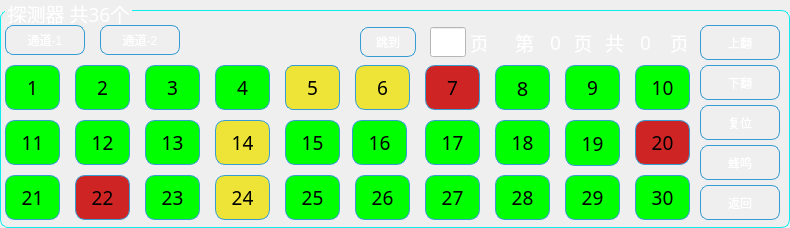
  <widget class="QGroupBox" name="groupBox_moudel">
   <property name="geometry">
    <rect>
     <x>5</x>
     <y>250</y>
     <width>790</width>
     <height>228</height>
    </rect>
   </property>
   <property name="font">
    <font>
     <family>文泉驿等宽微米黑</family>
     <pointsize>14</pointsize>
     <weight>50</weight>
     <italic>false</italic>
     <bold>false</bold>
    </font>
   </property>
   <property name="focusPolicy">
    <enum>Qt::NoFocus</enum>
   </property>
   <property name="styleSheet">
    <string notr="true">QGroupBox{
color:white;
font: 14pt &quot;文泉驿等宽微米黑&quot;;
border: 1px solid rgb(14, 237, 237);;
border-radius:8px;
margin-top:10px;
}
QGroupBox:title{
subcontrol-origin: margin;
left: 5px;
}
QToolButton{
font: 14pt &quot;文泉驿等宽微米黑&quot;;
border:1px solid;
border-radius:8px;
color: white;
border-color: rgb(53, 156, 212);

}
QToolButton:pressed{
font: 13pt &quot;文泉驿等宽微米黑&quot;;
background-color:rgb(85, 170, 255);
}

QLabel{
color: white;
}</string>
   </property>
   <property name="title">
    <string>探测器 共36个</string>
   </property>
   <widget class="QPushButton" name="pBtn_1">
    <property name="enabled">
     <bool>true</bool>
    </property>
    <property name="geometry">
     <rect>
      <x>5</x>
      <y>65</y>
      <width>55</width>
      <height>45</height>
     </rect>
    </property>
    <property name="font">
     <font>
      <family>文泉驿等宽微米黑</family>
      <pointsize>14</pointsize>
      <weight>50</weight>
      <italic>false</italic>
      <bold>false</bold>
     </font>
    </property>
    <property name="focusPolicy">
     <enum>Qt::NoFocus</enum>
    </property>
    <property name="layoutDirection">
     <enum>Qt::LeftToRight</enum>
    </property>
    <property name="styleSheet">
     <string notr="true">border:1px solid;
background-color: rgb(0, 255, 0);
border-radius:10px;
border-color: rgb(53, 156, 212);
color: rgb(0, 0, 0);</string>
    </property>
    <property name="text">
     <string>1</string>
    </property>
   </widget>
   <widget class="QPushButton" name="pBtn_2">
    <property name="geometry">
     <rect>
      <x>75</x>
      <y>65</y>
      <width>55</width>
      <height>45</height>
     </rect>
    </property>
    <property name="font">
     <font>
      <family>文泉驿等宽微米黑</family>
      <pointsize>14</pointsize>
      <weight>50</weight>
      <italic>false</italic>
      <bold>false</bold>
     </font>
    </property>
    <property name="focusPolicy">
     <enum>Qt::NoFocus</enum>
    </property>
    <property name="styleSheet">
     <string notr="true">border:1px solid;
background-color: rgb(28, 238, 75);
background-color: rgb(0, 255, 0);
border-radius:10px;
border-color: rgb(53, 156, 212);
color: rgb(0, 0, 0);</string>
    </property>
    <property name="text">
     <string>2</string>
    </property>
   </widget>
   <widget class="QPushButton" name="pBtn_3">
    <property name="geometry">
     <rect>
      <x>145</x>
      <y>65</y>
      <width>55</width>
      <height>45</height>
     </rect>
    </property>
    <property name="font">
     <font>
      <family>文泉驿等宽微米黑</family>
      <pointsize>14</pointsize>
      <weight>50</weight>
      <italic>false</italic>
      <bold>false</bold>
     </font>
    </property>
    <property name="focusPolicy">
     <enum>Qt::NoFocus</enum>
    </property>
    <property name="styleSheet">
     <string notr="true">border:1px solid;
background-color: rgb(28, 238, 75);
background-color: rgb(0, 255, 0);
border-radius:10px;
border-color: rgb(53, 156, 212);
color: rgb(0, 0, 0);</string>
    </property>
    <property name="text">
     <string>3</string>
    </property>
   </widget>
   <widget class="QPushButton" name="pBtn_4">
    <property name="geometry">
     <rect>
      <x>215</x>
      <y>65</y>
      <width>55</width>
      <height>45</height>
     </rect>
    </property>
    <property name="font">
     <font>
      <family>文泉驿等宽微米黑</family>
      <pointsize>14</pointsize>
      <weight>50</weight>
      <italic>false</italic>
      <bold>false</bold>
     </font>
    </property>
    <property name="focusPolicy">
     <enum>Qt::ClickFocus</enum>
    </property>
    <property name="styleSheet">
     <string notr="true">QPushButton{
border:1px solid;
background-color: rgb(28, 238, 75);
background-color: rgb(0, 255, 0);
border-radius:10px;
border-color: rgb(53, 156, 212);
color: rgb(0, 0, 0);
}
QPushButton:focus{
border:1px solid;
background-color: rgb(28, 238, 75);
background-color: rgb(0, 255, 0);
border-radius:10px;
border-color: rgb(53, 156, 212);
color: rgb(255, 255, 255);
}
</string>
    </property>
    <property name="text">
     <string>4</string>
    </property>
   </widget>
   <widget class="QPushButton" name="pBtn_5">
    <property name="geometry">
     <rect>
      <x>285</x>
      <y>65</y>
      <width>55</width>
      <height>45</height>
     </rect>
    </property>
    <property name="font">
     <font>
      <family>文泉驿等宽微米黑</family>
      <pointsize>14</pointsize>
      <weight>50</weight>
      <italic>false</italic>
      <bold>false</bold>
     </font>
    </property>
    <property name="focusPolicy">
     <enum>Qt::NoFocus</enum>
    </property>
    <property name="styleSheet">
     <string notr="true">border:1px solid;
background-color: rgb(238, 228, 55);
border-radius:8px;
border-color: rgb(53, 156, 212);
color: rgb(0, 0, 0);</string>
    </property>
    <property name="text">
     <string>5</string>
    </property>
   </widget>
   <widget class="QPushButton" name="pBtn_7">
    <property name="geometry">
     <rect>
      <x>425</x>
      <y>65</y>
      <width>55</width>
      <height>45</height>
     </rect>
    </property>
    <property name="font">
     <font>
      <family>文泉驿等宽微米黑</family>
      <pointsize>14</pointsize>
      <weight>50</weight>
      <italic>false</italic>
      <bold>false</bold>
     </font>
    </property>
    <property name="focusPolicy">
     <enum>Qt::NoFocus</enum>
    </property>
    <property name="styleSheet">
     <string notr="true">border:1px solid;
background-color: rgb(207, 36, 36);
border-radius:10px;
border-color: rgb(53, 156, 212);
color: rgb(0, 0, 0);</string>
    </property>
    <property name="text">
     <string>7</string>
    </property>
   </widget>
   <widget class="QPushButton" name="pBtn_8">
    <property name="geometry">
     <rect>
      <x>495</x>
      <y>65</y>
      <width>55</width>
      <height>45</height>
     </rect>
    </property>
    <property name="font">
     <font>
      <family>文泉驿等宽微米黑</family>
      <pointsize>15</pointsize>
      <weight>50</weight>
      <italic>false</italic>
      <bold>false</bold>
     </font>
    </property>
    <property name="focusPolicy">
     <enum>Qt::NoFocus</enum>
    </property>
    <property name="styleSheet">
     <string notr="true">border:1px solid;
background-color: rgb(28, 238, 75);
background-color: rgb(0, 255, 0);
border-radius:10px;
border-color: rgb(53, 156, 212);
color: rgb(0, 0, 0);
font: 15pt &quot;文泉驿等宽微米黑&quot;;</string>
    </property>
    <property name="text">
     <string>8</string>
    </property>
   </widget>
   <widget class="QPushButton" name="pBtn_6">
    <property name="geometry">
     <rect>
      <x>355</x>
      <y>65</y>
      <width>55</width>
      <height>45</height>
     </rect>
    </property>
    <property name="font">
     <font>
      <family>文泉驿等宽微米黑</family>
      <pointsize>14</pointsize>
      <weight>50</weight>
      <italic>false</italic>
      <bold>false</bold>
     </font>
    </property>
    <property name="focusPolicy">
     <enum>Qt::NoFocus</enum>
    </property>
    <property name="styleSheet">
     <string notr="true">border:1px solid;
background-color: rgb(238, 228, 55);
border-radius:10px;
border-color: rgb(53, 156, 212);
color: rgb(0, 0, 0);</string>
    </property>
    <property name="text">
     <string>6</string>
    </property>
   </widget>
   <widget class="QPushButton" name="pBtn_9">
    <property name="geometry">
     <rect>
      <x>565</x>
      <y>65</y>
      <width>55</width>
      <height>45</height>
     </rect>
    </property>
    <property name="font">
     <font>
      <family>文泉驿等宽微米黑</family>
      <pointsize>14</pointsize>
      <weight>50</weight>
      <italic>false</italic>
      <bold>false</bold>
     </font>
    </property>
    <property name="focusPolicy">
     <enum>Qt::NoFocus</enum>
    </property>
    <property name="styleSheet">
     <string notr="true">border:1px solid;
background-color: rgb(28, 238, 75);
background-color: rgb(0, 255, 0);
border-radius:10px;
border-color: rgb(53, 156, 212);
color: rgb(0, 0, 0);</string>
    </property>
    <property name="text">
     <string>9</string>
    </property>
   </widget>
   <widget class="QPushButton" name="pBtn_10">
    <property name="geometry">
     <rect>
      <x>635</x>
      <y>65</y>
      <width>55</width>
      <height>45</height>
     </rect>
    </property>
    <property name="font">
     <font>
      <family>文泉驿等宽微米黑</family>
      <pointsize>14</pointsize>
      <weight>50</weight>
      <italic>false</italic>
      <bold>false</bold>
     </font>
    </property>
    <property name="focusPolicy">
     <enum>Qt::NoFocus</enum>
    </property>
    <property name="styleSheet">
     <string notr="true">border:1px solid;
background-color: rgb(28, 238, 75);
background-color: rgb(0, 255, 0);
border-radius:10px;
border-color: rgb(53, 156, 212);
color: rgb(0, 0, 0);</string>
    </property>
    <property name="text">
     <string>10</string>
    </property>
   </widget>
   <widget class="QPushButton" name="pBtn_11">
    <property name="geometry">
     <rect>
      <x>5</x>
      <y>120</y>
      <width>55</width>
      <height>45</height>
     </rect>
    </property>
    <property name="font">
     <font>
      <family>文泉驿等宽微米黑</family>
      <pointsize>14</pointsize>
      <weight>50</weight>
      <italic>false</italic>
      <bold>false</bold>
     </font>
    </property>
    <property name="focusPolicy">
     <enum>Qt::NoFocus</enum>
    </property>
    <property name="styleSheet">
     <string notr="true">border:1px solid;
background-color: rgb(28, 238, 75);
background-color: rgb(0, 255, 0);
border-radius:10px;
border-color: rgb(53, 156, 212);
color: rgb(0, 0, 0);</string>
    </property>
    <property name="text">
     <string>11</string>
    </property>
   </widget>
   <widget class="QPushButton" name="pBtn_12">
    <property name="geometry">
     <rect>
      <x>75</x>
      <y>120</y>
      <width>55</width>
      <height>45</height>
     </rect>
    </property>
    <property name="font">
     <font>
      <family>文泉驿等宽微米黑</family>
      <pointsize>14</pointsize>
      <weight>50</weight>
      <italic>false</italic>
      <bold>false</bold>
     </font>
    </property>
    <property name="focusPolicy">
     <enum>Qt::NoFocus</enum>
    </property>
    <property name="styleSheet">
     <string notr="true">border:1px solid;
background-color: rgb(28, 238, 75);
background-color: rgb(0, 255, 0);
border-radius:10px;
border-color: rgb(53, 156, 212);
color: rgb(0, 0, 0);</string>
    </property>
    <property name="text">
     <string>12</string>
    </property>
   </widget>
   <widget class="QPushButton" name="pBtn_13">
    <property name="geometry">
     <rect>
      <x>145</x>
      <y>120</y>
      <width>55</width>
      <height>45</height>
     </rect>
    </property>
    <property name="font">
     <font>
      <family>文泉驿等宽微米黑</family>
      <pointsize>14</pointsize>
      <weight>50</weight>
      <italic>false</italic>
      <bold>false</bold>
     </font>
    </property>
    <property name="focusPolicy">
     <enum>Qt::NoFocus</enum>
    </property>
    <property name="layoutDirection">
     <enum>Qt::LeftToRight</enum>
    </property>
    <property name="styleSheet">
     <string notr="true">border:1px solid;
background-color: rgb(28, 238, 75);
background-color: rgb(0, 255, 0);
border-radius:10px;
border-color: rgb(53, 156, 212);
color: rgb(0, 0, 0);</string>
    </property>
    <property name="text">
     <string>13</string>
    </property>
   </widget>
   <widget class="QPushButton" name="pBtn_14">
    <property name="geometry">
     <rect>
      <x>215</x>
      <y>120</y>
      <width>55</width>
      <height>45</height>
     </rect>
    </property>
    <property name="font">
     <font>
      <family>文泉驿等宽微米黑</family>
      <pointsize>14</pointsize>
      <weight>50</weight>
      <italic>false</italic>
      <bold>false</bold>
     </font>
    </property>
    <property name="focusPolicy">
     <enum>Qt::NoFocus</enum>
    </property>
    <property name="styleSheet">
     <string notr="true">border:1px solid;
background-color: rgb(238, 228, 55);
border-radius:10px;
border-color: rgb(53, 156, 212);
color: rgb(0, 0, 0);</string>
    </property>
    <property name="text">
     <string>14</string>
    </property>
   </widget>
   <widget class="QPushButton" name="pBtn_15">
    <property name="geometry">
     <rect>
      <x>285</x>
      <y>120</y>
      <width>55</width>
      <height>45</height>
     </rect>
    </property>
    <property name="font">
     <font>
      <family>文泉驿等宽微米黑</family>
      <pointsize>14</pointsize>
      <weight>50</weight>
      <italic>false</italic>
      <bold>false</bold>
     </font>
    </property>
    <property name="focusPolicy">
     <enum>Qt::NoFocus</enum>
    </property>
    <property name="styleSheet">
     <string notr="true">border:1px solid;
background-color: rgb(28, 238, 75);
background-color: rgb(0, 255, 0);
border-radius:10px;
border-color: rgb(53, 156, 212);
color: rgb(0, 0, 0);</string>
    </property>
    <property name="text">
     <string>15</string>
    </property>
   </widget>
   <widget class="QPushButton" name="pBtn_16">
    <property name="geometry">
     <rect>
      <x>352</x>
      <y>120</y>
      <width>55</width>
      <height>45</height>
     </rect>
    </property>
    <property name="font">
     <font>
      <family>文泉驿等宽微米黑</family>
      <pointsize>14</pointsize>
      <weight>50</weight>
      <italic>false</italic>
      <bold>false</bold>
     </font>
    </property>
    <property name="focusPolicy">
     <enum>Qt::NoFocus</enum>
    </property>
    <property name="styleSheet">
     <string notr="true">border:1px solid;
background-color: rgb(28, 238, 75);
background-color: rgb(0, 255, 0);
border-radius:10px;
border-color: rgb(53, 156, 212);
color: rgb(0, 0, 0);</string>
    </property>
    <property name="text">
     <string>16</string>
    </property>
   </widget>
   <widget class="QPushButton" name="pBtn_17">
    <property name="geometry">
     <rect>
      <x>425</x>
      <y>120</y>
      <width>55</width>
      <height>45</height>
     </rect>
    </property>
    <property name="font">
     <font>
      <family>文泉驿等宽微米黑</family>
      <pointsize>14</pointsize>
      <weight>50</weight>
      <italic>false</italic>
      <bold>false</bold>
     </font>
    </property>
    <property name="focusPolicy">
     <enum>Qt::NoFocus</enum>
    </property>
    <property name="styleSheet">
     <string notr="true">border:1px solid;
background-color: rgb(28, 238, 75);
background-color: rgb(0, 255, 0);
border-radius:10px;
border-color: rgb(53, 156, 212);
color: rgb(0, 0, 0);</string>
    </property>
    <property name="text">
     <string>17</string>
    </property>
   </widget>
   <widget class="QPushButton" name="pBtn_18">
    <property name="geometry">
     <rect>
      <x>495</x>
      <y>120</y>
      <width>55</width>
      <height>45</height>
     </rect>
    </property>
    <property name="font">
     <font>
      <family>文泉驿等宽微米黑</family>
      <pointsize>14</pointsize>
      <weight>50</weight>
      <italic>false</italic>
      <bold>false</bold>
     </font>
    </property>
    <property name="focusPolicy">
     <enum>Qt::NoFocus</enum>
    </property>
    <property name="styleSheet">
     <string notr="true">border:1px solid;
background-color: rgb(28, 238, 75);
background-color: rgb(0, 255, 0);
border-radius:10px;
border-color: rgb(53, 156, 212);
color: rgb(0, 0, 0);</string>
    </property>
    <property name="text">
     <string>18</string>
    </property>
   </widget>
   <widget class="QPushButton" name="pBtn_19">
    <property name="geometry">
     <rect>
      <x>565</x>
      <y>120</y>
      <width>55</width>
      <height>46</height>
     </rect>
    </property>
    <property name="font">
     <font>
      <family>文泉驿等宽微米黑</family>
      <pointsize>14</pointsize>
      <weight>50</weight>
      <italic>false</italic>
      <bold>false</bold>
     </font>
    </property>
    <property name="focusPolicy">
     <enum>Qt::NoFocus</enum>
    </property>
    <property name="styleSheet">
     <string notr="true">border:1px solid;
background-color: rgb(28, 238, 75);
background-color: rgb(0, 255, 0);
border-radius:10px;
border-color: rgb(53, 156, 212);
color: rgb(0, 0, 0);</string>
    </property>
    <property name="text">
     <string>19</string>
    </property>
   </widget>
   <widget class="QPushButton" name="pBtn_20">
    <property name="geometry">
     <rect>
      <x>635</x>
      <y>120</y>
      <width>55</width>
      <height>45</height>
     </rect>
    </property>
    <property name="font">
     <font>
      <family>文泉驿等宽微米黑</family>
      <pointsize>14</pointsize>
      <weight>50</weight>
      <italic>false</italic>
      <bold>false</bold>
     </font>
    </property>
    <property name="focusPolicy">
     <enum>Qt::NoFocus</enum>
    </property>
    <property name="styleSheet">
     <string notr="true">border:1px solid;
background-color: rgb(207, 36, 36);
border-radius:10px;
border-color: rgb(53, 156, 212);
color: rgb(0, 0, 0);</string>
    </property>
    <property name="text">
     <string>20</string>
    </property>
   </widget>
   <widget class="QPushButton" name="pBtn_21">
    <property name="geometry">
     <rect>
      <x>5</x>
      <y>175</y>
      <width>55</width>
      <height>45</height>
     </rect>
    </property>
    <property name="font">
     <font>
      <family>文泉驿等宽微米黑</family>
      <pointsize>14</pointsize>
      <weight>50</weight>
      <italic>false</italic>
      <bold>false</bold>
     </font>
    </property>
    <property name="focusPolicy">
     <enum>Qt::NoFocus</enum>
    </property>
    <property name="styleSheet">
     <string notr="true">border:1px solid;
background-color: rgb(28, 238, 75);
background-color: rgb(0, 255, 0);
border-radius:10px;
border-color: rgb(53, 156, 212);
color: rgb(0, 0, 0);</string>
    </property>
    <property name="text">
     <string>21</string>
    </property>
   </widget>
   <widget class="QPushButton" name="pBtn_22">
    <property name="geometry">
     <rect>
      <x>75</x>
      <y>175</y>
      <width>55</width>
      <height>45</height>
     </rect>
    </property>
    <property name="font">
     <font>
      <family>文泉驿等宽微米黑</family>
      <pointsize>14</pointsize>
      <weight>50</weight>
      <italic>false</italic>
      <bold>false</bold>
     </font>
    </property>
    <property name="focusPolicy">
     <enum>Qt::NoFocus</enum>
    </property>
    <property name="styleSheet">
     <string notr="true">border:1px solid;
background-color: rgb(207, 36, 36);
border-radius:10px;
border-color: rgb(53, 156, 212);
color: rgb(0, 0, 0);</string>
    </property>
    <property name="text">
     <string>22</string>
    </property>
   </widget>
   <widget class="QPushButton" name="pBtn_23">
    <property name="geometry">
     <rect>
      <x>145</x>
      <y>175</y>
      <width>55</width>
      <height>45</height>
     </rect>
    </property>
    <property name="font">
     <font>
      <family>文泉驿等宽微米黑</family>
      <pointsize>14</pointsize>
      <weight>50</weight>
      <italic>false</italic>
      <bold>false</bold>
     </font>
    </property>
    <property name="focusPolicy">
     <enum>Qt::NoFocus</enum>
    </property>
    <property name="styleSheet">
     <string notr="true">border:1px solid;
background-color: rgb(28, 238, 75);
background-color: rgb(0, 255, 0);
border-radius:10px;
border-color: rgb(53, 156, 212);
color: rgb(0, 0, 0);</string>
    </property>
    <property name="text">
     <string>23</string>
    </property>
   </widget>
   <widget class="QPushButton" name="pBtn_24">
    <property name="geometry">
     <rect>
      <x>215</x>
      <y>175</y>
      <width>55</width>
      <height>45</height>
     </rect>
    </property>
    <property name="font">
     <font>
      <family>文泉驿等宽微米黑</family>
      <pointsize>14</pointsize>
      <weight>50</weight>
      <italic>false</italic>
      <bold>false</bold>
     </font>
    </property>
    <property name="focusPolicy">
     <enum>Qt::NoFocus</enum>
    </property>
    <property name="styleSheet">
     <string notr="true">border:1px solid;
background-color: rgb(238, 228, 55);
border-radius:10px;
border-color: rgb(53, 156, 212);
color: rgb(0, 0, 0);</string>
    </property>
    <property name="text">
     <string>24</string>
    </property>
   </widget>
   <widget class="QPushButton" name="pBtn_25">
    <property name="geometry">
     <rect>
      <x>285</x>
      <y>175</y>
      <width>55</width>
      <height>45</height>
     </rect>
    </property>
    <property name="font">
     <font>
      <family>文泉驿等宽微米黑</family>
      <pointsize>14</pointsize>
      <weight>50</weight>
      <italic>false</italic>
      <bold>false</bold>
     </font>
    </property>
    <property name="focusPolicy">
     <enum>Qt::NoFocus</enum>
    </property>
    <property name="styleSheet">
     <string notr="true">border:1px solid;
background-color: rgb(0, 255, 0);
border-radius:10px;
border-color: rgb(53, 156, 212);
color: rgb(0, 0, 0);</string>
    </property>
    <property name="text">
     <string>25</string>
    </property>
   </widget>
   <widget class="QPushButton" name="pBtn_26">
    <property name="geometry">
     <rect>
      <x>355</x>
      <y>175</y>
      <width>55</width>
      <height>45</height>
     </rect>
    </property>
    <property name="font">
     <font>
      <family>文泉驿等宽微米黑</family>
      <pointsize>14</pointsize>
      <weight>50</weight>
      <italic>false</italic>
      <bold>false</bold>
     </font>
    </property>
    <property name="focusPolicy">
     <enum>Qt::NoFocus</enum>
    </property>
    <property name="styleSheet">
     <string notr="true">border:1px solid;
background-color: rgb(28, 238, 75);
background-color: rgb(0, 255, 0);
border-radius:10px;
border-color: rgb(53, 156, 212);
color: rgb(0, 0, 0);</string>
    </property>
    <property name="text">
     <string>26</string>
    </property>
   </widget>
   <widget class="QPushButton" name="pBtn_27">
    <property name="geometry">
     <rect>
      <x>425</x>
      <y>175</y>
      <width>55</width>
      <height>45</height>
     </rect>
    </property>
    <property name="font">
     <font>
      <family>文泉驿等宽微米黑</family>
      <pointsize>14</pointsize>
      <weight>50</weight>
      <italic>false</italic>
      <bold>false</bold>
     </font>
    </property>
    <property name="focusPolicy">
     <enum>Qt::NoFocus</enum>
    </property>
    <property name="styleSheet">
     <string notr="true">border:1px solid;
background-color: rgb(28, 238, 75);
background-color: rgb(0, 255, 0);
border-radius:10px;
border-color: rgb(53, 156, 212);
color: rgb(0, 0, 0);</string>
    </property>
    <property name="text">
     <string>27</string>
    </property>
   </widget>
   <widget class="QPushButton" name="pBtn_28">
    <property name="geometry">
     <rect>
      <x>495</x>
      <y>175</y>
      <width>55</width>
      <height>45</height>
     </rect>
    </property>
    <property name="font">
     <font>
      <family>文泉驿等宽微米黑</family>
      <pointsize>14</pointsize>
      <weight>50</weight>
      <italic>false</italic>
      <bold>false</bold>
     </font>
    </property>
    <property name="focusPolicy">
     <enum>Qt::NoFocus</enum>
    </property>
    <property name="styleSheet">
     <string notr="true">border:1px solid;
background-color: rgb(28, 238, 75);
background-color: rgb(0, 255, 0);
border-radius:10px;
border-color: rgb(53, 156, 212);
color: rgb(0, 0, 0);</string>
    </property>
    <property name="text">
     <string>28</string>
    </property>
   </widget>
   <widget class="QPushButton" name="pBtn_29">
    <property name="geometry">
     <rect>
      <x>565</x>
      <y>175</y>
      <width>55</width>
      <height>45</height>
     </rect>
    </property>
    <property name="font">
     <font>
      <family>文泉驿等宽微米黑</family>
      <pointsize>14</pointsize>
      <weight>50</weight>
      <italic>false</italic>
      <bold>false</bold>
     </font>
    </property>
    <property name="focusPolicy">
     <enum>Qt::NoFocus</enum>
    </property>
    <property name="layoutDirection">
     <enum>Qt::LeftToRight</enum>
    </property>
    <property name="styleSheet">
     <string notr="true">border:1px solid;
background-color: rgb(28, 238, 75);
background-color: rgb(0, 255, 0);
border-radius:10px;
border-color: rgb(53, 156, 212);
color: rgb(0, 0, 0);</string>
    </property>
    <property name="text">
     <string>29</string>
    </property>
   </widget>
   <widget class="QPushButton" name="pBtn_30">
    <property name="geometry">
     <rect>
      <x>635</x>
      <y>175</y>
      <width>55</width>
      <height>45</height>
     </rect>
    </property>
    <property name="font">
     <font>
      <family>文泉驿等宽微米黑</family>
      <pointsize>14</pointsize>
      <weight>50</weight>
      <italic>false</italic>
      <bold>false</bold>
     </font>
    </property>
    <property name="focusPolicy">
     <enum>Qt::NoFocus</enum>
    </property>
    <property name="styleSheet">
     <string notr="true">border:1px solid;
background-color: rgb(28, 238, 75);
background-color: rgb(0, 255, 0);
border-radius:10px;
border-color: rgb(53, 156, 212);
color: rgb(0, 0, 0);</string>
    </property>
    <property name="text">
     <string>30</string>
    </property>
   </widget>
   <widget class="QLabel" name="label_20">
    <property name="geometry">
     <rect>
      <x>670</x>
      <y>30</y>
      <width>16</width>
      <height>25</height>
     </rect>
    </property>
    <property name="font">
     <font>
      <family>文泉驿等宽微米黑</family>
      <pointsize>14</pointsize>
     </font>
    </property>
    <property name="text">
     <string>页</string>
    </property>
   </widget>
   <widget class="QLabel" name="lb_curPage">
    <property name="geometry">
     <rect>
      <x>535</x>
      <y>30</y>
      <width>41</width>
      <height>25</height>
     </rect>
    </property>
    <property name="font">
     <font>
      <family>文泉驿等宽微米黑</family>
      <pointsize>14</pointsize>
     </font>
    </property>
    <property name="styleSheet">
     <string notr="true"/>
    </property>
    <property name="text">
     <string>0</string>
    </property>
    <property name="alignment">
     <set>Qt::AlignCenter</set>
    </property>
   </widget>
   <widget class="QLabel" name="lb_countPage">
    <property name="geometry">
     <rect>
      <x>625</x>
      <y>30</y>
      <width>41</width>
      <height>25</height>
     </rect>
    </property>
    <property name="font">
     <font>
      <family>文泉驿等宽微米黑</family>
      <pointsize>14</pointsize>
     </font>
    </property>
    <property name="styleSheet">
     <string notr="true"/>
    </property>
    <property name="text">
     <string>0</string>
    </property>
    <property name="alignment">
     <set>Qt::AlignCenter</set>
    </property>
   </widget>
   <widget class="QLabel" name="label_21">
    <property name="geometry">
     <rect>
      <x>515</x>
      <y>30</y>
      <width>20</width>
      <height>25</height>
     </rect>
    </property>
    <property name="font">
     <font>
      <family>文泉驿等宽微米黑</family>
      <pointsize>14</pointsize>
     </font>
    </property>
    <property name="text">
     <string>第</string>
    </property>
   </widget>
   <widget class="QLabel" name="lb_split">
    <property name="geometry">
     <rect>
      <x>575</x>
      <y>30</y>
      <width>16</width>
      <height>25</height>
     </rect>
    </property>
    <property name="font">
     <font>
      <family>文泉驿等宽微米黑</family>
      <pointsize>14</pointsize>
      <weight>50</weight>
      <italic>false</italic>
      <bold>false</bold>
     </font>
    </property>
    <property name="styleSheet">
     <string notr="true"/>
    </property>
    <property name="text">
     <string>页</string>
    </property>
    <property name="alignment">
     <set>Qt::AlignCenter</set>
    </property>
   </widget>
   <widget class="QLabel" name="lb_page">
    <property name="geometry">
     <rect>
      <x>470</x>
      <y>30</y>
      <width>16</width>
      <height>25</height>
     </rect>
    </property>
    <property name="font">
     <font>
      <family>文泉驿等宽微米黑</family>
      <pointsize>14</pointsize>
     </font>
    </property>
    <property name="styleSheet">
     <string notr="true"/>
    </property>
    <property name="text">
     <string>页</string>
    </property>
    <property name="alignment">
     <set>Qt::AlignLeading|Qt::AlignLeft|Qt::AlignVCenter</set>
    </property>
   </widget>
   <widget class="QLineEdit" name="lineEdit">
    <property name="geometry">
     <rect>
      <x>430</x>
      <y>27</y>
      <width>36</width>
      <height>30</height>
     </rect>
    </property>
    <property name="font">
     <font>
      <family>文泉驿等宽微米黑</family>
      <pointsize>14</pointsize>
     </font>
    </property>
    <property name="mouseTracking">
     <bool>true</bool>
    </property>
    <property name="focusPolicy">
     <enum>Qt::ClickFocus</enum>
    </property>
    <property name="styleSheet">
     <string notr="true">color: rgb(0, 0, 0);
background-color: rgb(255, 255, 255);</string>
    </property>
    <property name="text">
     <string/>
    </property>
   </widget>
   <widget class="QToolButton" name="tBtn_pass1">
    <property name="geometry">
     <rect>
      <x>5</x>
      <y>25</y>
      <width>80</width>
      <height>30</height>
     </rect>
    </property>
    <property name="text">
     <string>通道-1</string>
    </property>
   </widget>
   <widget class="QToolButton" name="tBtn_pass2">
    <property name="geometry">
     <rect>
      <x>100</x>
      <y>25</y>
      <width>80</width>
      <height>30</height>
     </rect>
    </property>
    <property name="text">
     <string>通道-2</string>
    </property>
   </widget>
   <widget class="QToolButton" name="tBtn_jump">
    <property name="geometry">
     <rect>
      <x>360</x>
      <y>27</y>
      <width>56</width>
      <height>30</height>
     </rect>
    </property>
    <property name="text">
     <string>跳到</string>
    </property>
   </widget>
   <widget class="QToolButton" name="tBtn_back">
    <property name="geometry">
     <rect>
      <x>700</x>
      <y>185</y>
      <width>80</width>
      <height>35</height>
     </rect>
    </property>
    <property name="text">
     <string>返回</string>
    </property>
    <property name="icon">
     <iconset resource="../image.qrc">
      <normaloff>:/Image/go-back.png</normaloff>:/Image/go-back.png</iconset>
    </property>
    <property name="iconSize">
     <size>
      <width>25</width>
      <height>25</height>
     </size>
    </property>
    <property name="toolButtonStyle">
     <enum>Qt::ToolButtonTextBesideIcon</enum>
    </property>
   </widget>
   <widget class="QToolButton" name="tBtn_voice">
    <property name="enabled">
     <bool>false</bool>
    </property>
    <property name="geometry">
     <rect>
      <x>700</x>
      <y>145</y>
      <width>80</width>
      <height>35</height>
     </rect>
    </property>
    <property name="text">
     <string>蜂鸣</string>
    </property>
    <property name="icon">
     <iconset resource="../image.qrc">
      <normaloff>:/Image/speaker.png</normaloff>:/Image/speaker.png</iconset>
    </property>
    <property name="iconSize">
     <size>
      <width>25</width>
      <height>25</height>
     </size>
    </property>
    <property name="toolButtonStyle">
     <enum>Qt::ToolButtonTextBesideIcon</enum>
    </property>
   </widget>
   <widget class="QToolButton" name="tBtn_reset">
    <property name="enabled">
     <bool>false</bool>
    </property>
    <property name="geometry">
     <rect>
      <x>700</x>
      <y>105</y>
      <width>80</width>
      <height>35</height>
     </rect>
    </property>
    <property name="text">
     <string>复位</string>
    </property>
    <property name="icon">
     <iconset resource="../image.qrc">
      <normaloff>:/Image/reset.png</normaloff>:/Image/reset.png</iconset>
    </property>
    <property name="iconSize">
     <size>
      <width>25</width>
      <height>25</height>
     </size>
    </property>
    <property name="toolButtonStyle">
     <enum>Qt::ToolButtonTextBesideIcon</enum>
    </property>
   </widget>
   <widget class="QToolButton" name="tBtn_nestPage">
    <property name="geometry">
     <rect>
      <x>700</x>
      <y>65</y>
      <width>80</width>
      <height>35</height>
     </rect>
    </property>
    <property name="text">
     <string>下翻</string>
    </property>
    <property name="icon">
     <iconset resource="../image.qrc">
      <normaloff>:/Image/arrow-down.png</normaloff>:/Image/arrow-down.png</iconset>
    </property>
    <property name="iconSize">
     <size>
      <width>25</width>
      <height>25</height>
     </size>
    </property>
    <property name="toolButtonStyle">
     <enum>Qt::ToolButtonTextBesideIcon</enum>
    </property>
   </widget>
   <widget class="QToolButton" name="tBtn_lastPage">
    <property name="geometry">
     <rect>
      <x>700</x>
      <y>25</y>
      <width>80</width>
      <height>35</height>
     </rect>
    </property>
    <property name="text">
     <string>上翻</string>
    </property>
    <property name="icon">
     <iconset resource="../image.qrc">
      <normaloff>:/Image/arrow-up.png</normaloff>:/Image/arrow-up.png</iconset>
    </property>
    <property name="iconSize">
     <size>
      <width>25</width>
      <height>25</height>
     </size>
    </property>
    <property name="toolButtonStyle">
     <enum>Qt::ToolButtonTextBesideIcon</enum>
    </property>
   </widget>
   <widget class="QLabel" name="label_23">
    <property name="geometry">
     <rect>
      <x>605</x>
      <y>30</y>
      <width>20</width>
      <height>25</height>
     </rect>
    </property>
    <property name="font">
     <font>
      <family>文泉驿等宽微米黑</family>
      <pointsize>14</pointsize>
     </font>
    </property>
    <property name="text">
     <string>共</string>
    </property>
   </widget>
  </widget>
